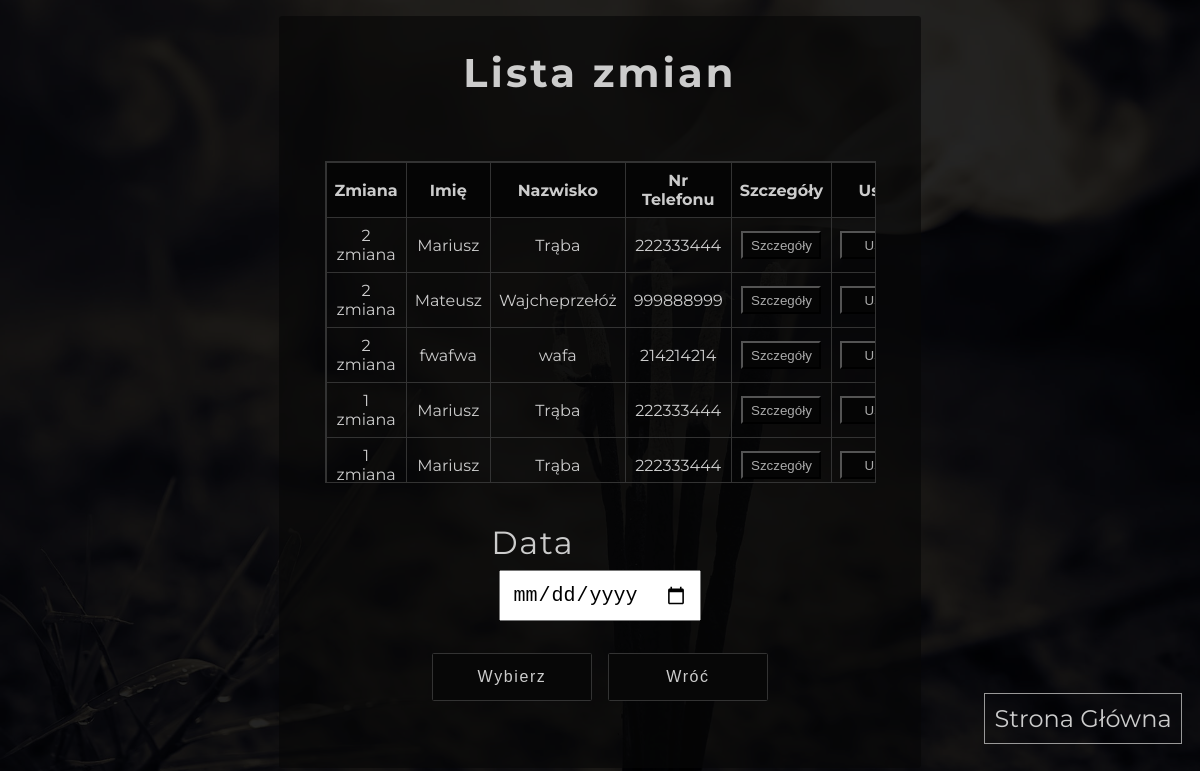
Screenshot of /manager_panel/plan/list/ (signed in) with the database file from the repository.
### App/models.py (models this page shows, shortened)
class Shift(models.Model):
    SHIFTS_CHOICES = (
        ("1 zmiana", "1 zmiana"),
        ("2 zmiana", "2 zmiana")
    )
    worker = models.ManyToManyField(Worker)
    startTime = models.DateTimeField()
    endTime = models.DateTimeField(null=True, blank=True, editable=False)
    description = models.CharField(max_length=12, choices=SHIFTS_CHOICES)

class Worker(models.Model):
    name = models.CharField(max_length=45)
    surname = models.CharField(max_length=45)
    phoneNumber = models.CharField(max_length=9, unique=True)
    email = models.EmailField(null=True, blank=True, unique=True)
    pesel = models.CharField(max_length=11, unique=True)

### App/decorators.py (the view)
        def wrapper_func(request, *args, **kwargs):
            group = None
            if request.user.groups.exists():
                group = request.user.groups.all()[0].name
            if group in allowed_roles:
                return view_func(request, *args, **kwargs)
            else:
                return redirect('home')

### App/views.py (called while the page is built, shortened)
@login_required(login_url='login')
@allowed_users(allowed_roles=['manager', 'admin'])
def manager_plan_list(request):
    shifts = Shift.objects.all().order_by('-startTime')
    context = {'shifts': shifts}
    return render(request, 'App/subpages/manager/manager_plan_list.html', context)

### App/templates/App/subpages/manager/manager_plan_list.html (shortened to what this page needs)
{% load static %}
<!DOCTYPE html>
<html lang="pl">
<head>
    <link rel="stylesheet" href="https://cdnjs.cloudflare.com/ajax/libs/font-awesome/6.2.1/css/all.min.css" />
    <link rel="stylesheet" href="{% static '/css/manager_plan.css' %}">
</head>
<body>
    <section class="list">
        <form class="list__form" action="" method="POST">
            <h1 class="list__header">Lista zmian</h1>
            <div class="list__list">
                <table class="list__table">
                    <tr class="list__tr">
                        <th class="list__th">Zmiana</th>
                        <th class="list__th">Imię</th>
                        <th class="list__th">Nazwisko</th>
                        <th class="list__th">Nr Telefonu</th>
                        <th class="list__th">Szczegóły</th>
                        <th class="list__th">Usuń</th>
                    </tr>
                    {% for shift in shifts %}
                    {% for worker in shift.worker.all %}
                    <tr class="list__tr">
                        <td class="list__td">{{shift.description}}</td>
                        <td class="list__td">{{worker.name}}</td>
                        <td class="list__td">{{worker.surname}}</td>
                        <td class="list__td">{{worker.phoneNumber}}</td>
                        <td class="list__td">
                            <input
                            class="list__input__td"
                            type="button"
                            name="worker_id"
                            value="Szczegóły"
                            onclick="location.href='{% url 'manager_plan_list_show' shift_id=shift.id %}'">
                        </td>
                        <td class="list__td">
                            <input
                            class="list__input__td"
                            type="button"
                            name="worker_id"
                            value="Usuń"
                            onclick="location.href='{% url 'manager_plan_list_delete' shift_id=shift.id %}'">
                        </td>
                    </tr>
                    {% endfor %}
                    {% endfor %}
                </table>
            </div>
            <div class="list__date">
                <label class="list__label" for="calendar">Data</label>
                <input class="list__input__date" type="date" name="calendar">
            </div>
            <div class="list__buttons">
                <input class="list__input__buttons" type="submit" value="Wybierz">
                <a class="list__link" href="{% url 'manager_plan' %}">
                    <input class="list__input__link" type="button" value="Wróć">
                </a>
            </div>
        </form>
        <nav class="mini-nav-list">
            <a href="{% url 'home' %}">Strona Główna</a>
        </nav>
    </section>
</body>
</html>

### static/css/manager_plan.css (style rules this page uses)
body { background-position: center; background-repeat: no-repeat; background-size: cover!important; background: linear-gradient(rgba(0, 0, 0, 0.86), rgba(0, 0, 0, 0.86)),url("../img/ticket_buy-01.jpg"); margin: 0; padding: 0; border: 0; font-family: 'Montserrat', sans-serif; }
.list { width: 100%; display: flex; justify-content: center; color: #ccc; }
.list__form { width: 38.125rem; display: flex; flex-direction: column; background-color: rgba(7, 7, 7, 0.65); min-height: 90vh; margin-top: 1rem; border-radius: 0.2rem; padding: 1rem; align-items: center; text-align: center; gap: 2rem; position: relative; }
.list__header { font-size: 2.5rem; letter-spacing: 0.2rem; margin: 0; margin-top: 1rem; }
.list__label { font-size: 2rem; letter-spacing: 0.1rem; margin-left: -0.5rem; padding: 0.5rem 0; }
.list__date { display: flex; flex-direction: column; align-items: flex-start; }
.list__input__date { padding: 0.7rem; font-size: 1.25rem; }
.list__list { width: 90%; height: 20rem; overflow-x:auto; overflow-y:auto; border: 0.1rem solid #333; }
.list__table { border-collapse: collapse; border: 1px solid black; width: 100%; margin-left: auto; margin-right: auto; }
.list__th { background-color: #050505; font-weight: bold; padding: 8px; border: 1px solid #333; }
.list__td { border: 1px solid #333; padding: 8px; }
.list__input__td { width: 5rem; background-color: #050505; color: #aaa; padding: 0.3rem 0.2rem; }
.list__buttons { display: flex; gap: 1rem; padding-bottom: 1rem; }
.list__input__buttons, .list__input__link { width: 10rem; height: 3rem; font-size: 1rem; background-color: rgb(7, 7, 7); border-radius: 0.1rem; border: solid 0.1rem #333; color: #ccc; letter-spacing: 0.1rem; }
.mini-nav-list { position: fixed; top: 88%; left: 82%; }
.mini-nav-list > a { font-size: 1.5rem; text-decoration: none; border: 0.1rem solid #999; padding: 0.6rem; color: #ccc; }

### rows the page displays
Shift: description "2 zmiana", worker_id "Szczegóły", worker_id "Usuń"
Worker: name "Mariusz", surname "Trąba", phoneNumber "222333444"
Worker: name "Mateusz", surname "Wajcheprzełóż", phoneNumber "999888999"
Worker: name "fwafwa", surname "wafa", phoneNumber "214214214"
Shift: description "1 zmiana", worker_id "Szczegóły", worker_id "Usuń"
Shift: description "1 zmiana", worker_id "Szczegóły", worker_id "Usuń"
